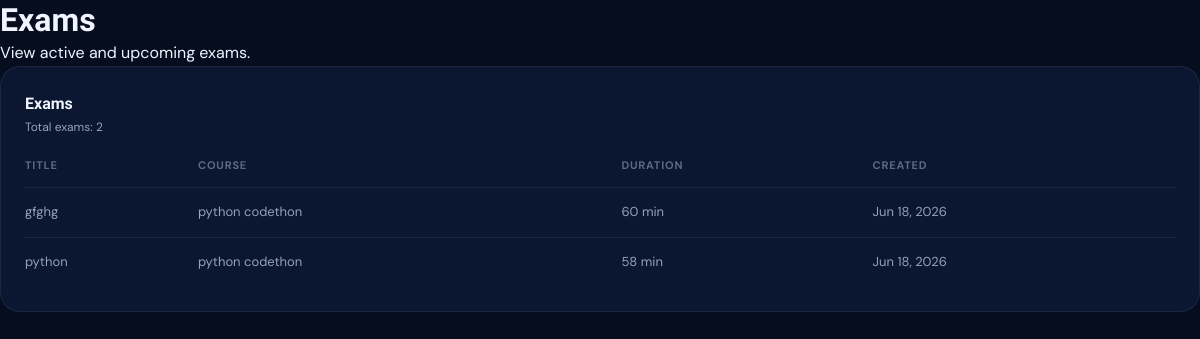
The app's page /exams/ with its own data.
### accounts/models.py (models this page shows, shortened)
class Exam(models.Model):
    course           = models.ForeignKey(Course, on_delete=models.CASCADE, related_name='exams')
    title            = models.CharField(max_length=200)
    duration_minutes = models.IntegerField(default=60)
    start_time       = models.DateTimeField(null=True, blank=True)
    end_time         = models.DateTimeField(null=True, blank=True)
    published        = models.BooleanField(default=True)
    created_at       = models.DateTimeField(auto_now_add=True)

class Course(models.Model):
    title      = models.CharField(max_length=200)
    instructor = models.CharField(max_length=100)
    students   = models.IntegerField(default=0)
    lessons    = models.IntegerField(default=0)
    completed  = models.IntegerField(default=0)  # completed lessons
    status     = models.CharField(max_length=20, default='active')
    content    = models.TextField(blank=True, null=True)
    pdf        = models.FileField(upload_to='course_pdfs/', blank=True, null=True)

### accounts/views.py (the view)
# urls.py: path('exams/', views.exams_view, name='exams'),
def exams_view(request):
    exams = Exam.objects.select_related('course').order_by('-created_at')
    return render(request, 'exams.html', {
        'active_page': 'exams',
        'page_title': 'Exams',
        'page_subtitle': 'View active and upcoming exams.',
        'exams': exams,
        'total_exams': exams.count(),
    })

### templates/exams.html (shortened to what this page needs)
{% load static %}
<!DOCTYPE html>
<html lang="en">
<head>
  <link rel="stylesheet" href="{% static 'css/style.css' %}" />
</head>
<body>
  <div class="page-shell">
    <header class="page-header">
      <h1>Exams</h1>
      <p>View active and upcoming exams.</p>
    </header>
    <section class="panel">
      <div class="panel__header">
        <div>
          <div class="panel__title">Exams</div>
          <div class="panel__subtitle">Total exams: {{ total_exams }}</div>
        </div>
      </div>
      <div class="table-wrap">
        <table class="course-table">
          <thead>
            <tr>
              <th>Title</th>
              <th>Course</th>
              <th>Duration</th>
              <th>Created</th>
            </tr>
          </thead>
          <tbody>
            {% for exam in exams %}
            <tr>
              <td>
                {{ exam.title }}
              </td>
              <td>{{ exam.course.title }}</td>
              <td>{{ exam.duration_minutes }} min</td>
              <td>{{ exam.created_at|date:'M d, Y' }}</td>
            </tr>
            {% empty %}
            <tr>
              <td colspan="4">No exams found.</td>
            </tr>
            {% endfor %}
          </tbody>
        </table>
      </div>
    </section>
  </div>
</body>
</html>

### static/css/style.css (style rules this page uses)
:root { --navy-950: #060d1f; --navy-900: #0b1631; --navy-800: #112044; --navy-700: #1a3160; --navy-600: #1e3a8a; --slate-400: #94a3b8; --slate-300: #cbd5e1; --slate-200: #e2e8f0; --slate-100: #f1f5f9; --slate-50: #f8fafc; --amber-400: #fbbf24; --amber-500: #f59e0b; --amber-600: #d97706; --emerald-400: #34d399; --emerald-500: #10b981; --rose-400: #fb7185; --sky-400: #38bdf8; --white: #ffffff; --bg-page: var(--navy-950); --bg-card: var(--navy-900); --bg-surface: var(--navy-800); --border: rgba(255,255,255,0.07); --border-hover: rgba(255,255,255,0.15); --text-primary: #f0f4ff; --text-secondary: var(--slate-400); --text-muted: rgba(148,163,184,0.6); --accent: var(--amber-400); --accent-glow: rgba(251,191,36,0.18); --accent-dark: var(--amber-600); --r-sm: 8px; --r-md: 14px; --r-lg: 20px; --r-xl: 28px; --shadow-card: 0 4px 24px rgba(0,0,0,0.4), 0 1px 3px rgba(0,0,0,0.3); --shadow-glow: 0 0 40px rgba(251,191,36,0.12); --shadow-btn: 0 4px 16px rgba(251,191,36,0.3); --sidebar-w: 260px; --topbar-h: 64px; --ease: cubic-bezier(0.4, 0, 0.2, 1); }
*, *::before, *::after { box-sizing: border-box; margin: 0; padding: 0; }
html { font-size: 16px; -webkit-font-smoothing: antialiased; }
body { font-family: 'DM Sans', sans-serif; background: var(--bg-page); color: var(--text-primary); line-height: 1.6; min-height: 100vh; }
h1, h2, h3, h4, h5 { font-family: 'Sora', sans-serif; font-weight: 700; line-height: 1.25; }
.panel { background: var(--bg-card); border: 1px solid var(--border); border-radius: var(--r-lg); padding: 24px; animation: fadeUp 0.5s var(--ease) 0.25s both; }
.panel__header { display: flex; align-items: center; justify-content: space-between; margin-bottom: 20px; }
.panel__title { font-family: 'Sora', sans-serif; font-size: 16px; font-weight: 700; color: var(--text-primary); }
.panel__subtitle { font-size: 12px; color: var(--text-secondary); margin-top: 2px; }
.course-table { width: 100%; border-collapse: collapse; }
.course-table th { text-align: left; font-size: 11px; font-weight: 700; text-transform: uppercase; letter-spacing: 0.8px; color: var(--text-muted); padding: 0 0 12px; border-bottom: 1px solid var(--border); }
.course-table td { padding: 14px 0; border-bottom: 1px solid var(--border); font-size: 13px; color: var(--text-secondary); vertical-align: middle; }
.course-table tr:last-child td { border-bottom: none; }
.course-table tbody tr { transition: background 0.2s; }

### records on screen
Exam: title "gfghg", course "python codethon", duration_minutes "60", created_at "Jun 18, 2026"
Exam: title "python", course "python codethon", duration_minutes "58", created_at "Jun 18, 2026"

### other values on screen
{{ total_exams }} "2"
